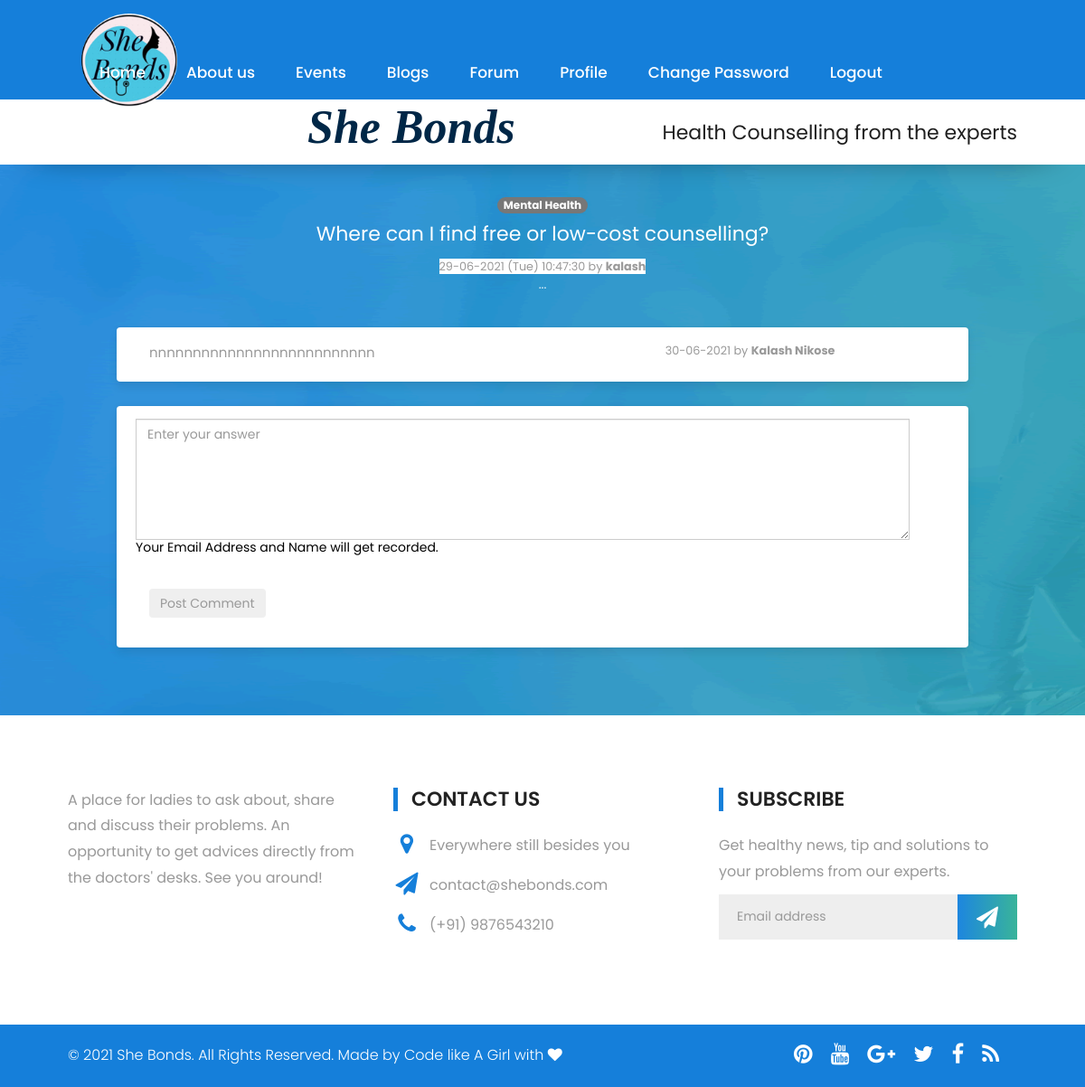
The page /Final_Version/katathon/post.php?id=4 (signed in) on the database its author committed.
### tables this page shows
CREATE TABLE `forum` (
  `id` int(11) NOT NULL,
  `question` varchar(1000) NOT NULL,
  `description` varchar(1000) NOT NULL,
  `author` varchar(1000) NOT NULL,
  `email` varchar(1000) NOT NULL,
  `topic` varchar(1000) NOT NULL,
  `time` varchar(1000) NOT NULL
);

CREATE TABLE `comments` (
  `serid` int(11) NOT NULL,
  `post_id` int(11) NOT NULL,
  `author` int(11) NOT NULL,
  `comment` varchar(2000) NOT NULL,
  `time` varchar(1000) NOT NULL
);

CREATE TABLE `user_details` (
  `UserNo` int(10) NOT NULL,
  `UserID` varchar(10) NOT NULL,
  `UserFullName` varchar(80) NOT NULL,
  `UserPassword` varchar(12) NOT NULL,
  `UserType` varchar(11) NOT NULL,
  `UserEmail` varchar(50) NOT NULL,
  `UserImage` longblob NOT NULL,
  `UserImageName` varchar(50) NOT NULL,
  `userphone` varchar(10) DEFAULT NULL,
  `userdob` date DEFAULT NULL,
  `userage` int(2) DEFAULT NULL,
  `Speciality` varchar(100) NOT NULL
);

### Final_Version/katathon/post.php (the view, shortened to what this page needs)
<?php
  include 'session.php';
?>
<!DOCTYPE html>
<html lang="en">
   <link rel="stylesheet" href="css/bootstrap.min.css">
   <link rel="stylesheet" href="style.css">
   <link rel="stylesheet" href="css/colors.css">
   <link rel="stylesheet" href="css/versions.css">
   <link rel="stylesheet" href="css/responsive.css">
   <link rel="stylesheet" href="css/custom.css">
   </head>
   <body class="clinic_version">
      <div id="service" class="services wow fadeIn">
         <div class="container">
           <div class="heading">
               <h2>Post Your Question Here </h2>
            </div>
            <div class="row">
                  <div class="container">
     <?php
         $con = mysqli_connect("localhost","root","");
        mysqli_select_db($con,"forum");
        $q = $_GET['id'];
        $insert_query = "select * from forum where id=$q";
        $res=mysqli_query($con, $insert_query);
           $arr=mysqli_fetch_array($res);
        $qq=$arr['question'];
        $dd=$arr['description'];
        $aa=$arr['author'];
        $cc=$arr['topic'];
        $tt=$arr['time'];
            ?>
            <div class="conti">
            <h3><span class="badge badge-light" style="color: white;"><?php echo $cc; ?></span></h3>
            <div class="list-group">
                <div class="d-flex w-100 justify-content-between">
                    <h2 class="display-4" style="color: white;"> <?php echo $qq ?></h2>
                        <small style="background-color: white;"><?php echo $tt ; ?> by <b><?php echo $aa; ?></b></small>
                </div>
                <h5><p style="color: white;" class="mb-1"><?php echo $dd ; ?></p></h5>
            </div>
            </div>
            <?php
    $insert_query1 = "select * from comments where post_id=$q";
        $res1=mysqli_query($con, $insert_query1);
        if(mysqli_num_rows($res1)>0){
           while($row1=mysqli_fetch_assoc($res1)){
             $selectFuser="select * from user_details where UserNo=$row1[author]";
              $resUser=mysqli_query($con, $selectFuser);
              $rowUser=mysqli_fetch_assoc($resUser);
            echo "<div class=\"card bg-light border-secondary\">
            <div class=\"card-body\">
            <div class=\"row no-gutters\">
            <div class=\"col-12 col-sm-6 col-md-8\">$row1[comment]</div>
            <div class=\"col-6 col-md-4\"><small>$row1[time] by <b>$rowUser[UserFullName]</b></small></div>
            </div>
            </div>
            </div>";
           }
           }
        else{
            echo "<div class=\"container\"><center>No Comments posted</center></div>";
        }
        ?>
            <br>
            <div class="card bg-light border-dark"><div class="card-body">
            <form action="#" method="post">
            <div class="row">
                <div class="input-group col-md-12">
                <textarea class="form-control" rows="6" id="comment"  name="comment" placeholder="Enter your answer" aria-label="Recipient's username" aria-describedby="basic-addon2"></textarea>
                </div>
                <h5 style="color: black;">Your Email Address and Name will get recorded.</h5>
            </div>
            <br>
                <div class="input-group " >
                <button position="center" class="btn btn-outline-dark" type="submit" name="submit">Post Comment</button>
                </div>
            </form>
            </div></div>
    </div>
              </div>
         </div>
      </div>
 <footer id="footer" class="footer-area wow fadeIn">
      <div class="container">
         <div class="row">
            <div class="col-md-4">
               <div class="logo padding">
                  <p>A place for ladies to ask about, share and discuss their problems. An opportunity to get advices
                     directly from the doctors' desks. See you around!</p>
               </div>
            </div>
            <div class="col-md-4">
               <div class="footer-info padding">
                  <h3>CONTACT US</h3>
                  <p><i class="fa fa-map-marker" aria-hidden="true"></i> Everywhere still besides you</p>
                  <p><i class="fa fa-paper-plane" aria-hidden="true"></i> contact@shebonds.com</p>
                  <p><i class="fa fa-phone" aria-hidden="true"></i> (+91) 9876543210</p>
               </div>
            </div>
            <div class="col-md-4">
               <div class="subcriber-info">
                  <h3>SUBSCRIBE</h3>
                  <p>Get healthy news, tip and solutions to your problems from our experts.</p>
                  <div class="subcriber-box">
                     <form id="mc-form" class="mc-form">
                        <div class="newsletter-form">
                           <input type="email" autocomplete="off" id="mc-email" placeholder="Email address"
                              class="form-control" name="EMAIL">
                           <button class="mc-submit" type="submit"><i class="fa fa-paper-plane"></i></button>
                        </div>
                     </form>
                  </div>
               </div>
            </div>
         </div>
      </div>
   </footer>
   <div class="copyright-area wow fadeIn">
      <div class="container">
         <div class="row">
            <div class="col-md-8">
               <div class="footer-text">
                  <p>© 2021 She Bonds. All Rights Reserved. Made by Code like A Girl with <i class="fa fa-heart"
                        aria-hidden="true"></i></p>
               </div>
            </div>
            <div class="col-md-4">
               <div class="social">
                  <ul class="social-links">
                     <li><a href=""><i class="fa fa-rss"></i></a></li>
                     <li><a href=""><i class="fa fa-facebook"></i></a></li>
                     <li><a href=""><i class="fa fa-twitter"></i></a></li>
                     <li><a href=""><i class="fa fa-google-plus"></i></a></li>
                     <li><a href=""><i class="fa fa-youtube"></i></a></li>
                     <li><a href=""><i class="fa fa-pinterest"></i></a></li>
                  </ul>
               </div>
            </div>
         </div>
      </div>
   </div>
</body>
</html>

### Final_Version/katathon/style.css (style rules this page uses)
body { color: #999; font-size: 15px; font-family: 'Source Sans Pro', sans-serif; line-height: 1.80857; }
a { color: #1f1f1f; text-decoration: none !important; outline: none !important; -webkit-transition: all .3s ease-in-out; -moz-transition: all .3s ease-in-out; -ms-transition: all .3s ease-in-out; -o-transition: all .3s ease-in-out; transition: all .3s ease-in-out; }
h1, h2, h3, h4, h5, h6 { letter-spacing: 0; font-weight: normal; position: relative; padding: 0 0 10px 0; font-weight: normal; line-height: 120% !important; color: #1f1f1f; margin: 0 }
h2 { font-size: 22px }
h3 { font-size: 18px }
h5 { font-size: 14px }
a { color: #1f1f1f; text-decoration: none; outline: none; }
a, .btn { text-decoration: none !important; outline: none !important; -webkit-transition: all .3s ease-in-out; -moz-transition: all .3s ease-in-out; -ms-transition: all .3s ease-in-out; -o-transition: all .3s ease-in-out; transition: all .3s ease-in-out; }
.btn { border: 0 !important; }

### Final_Version/katathon/css/versions.css (style rules this page uses)
body.clinic_version { font-family: 'Roboto', sans-serif; }

### Final_Version/katathon/css/responsive.css (style rules this page uses)
@media (max-width: 1200px) { .container { width: 90%; } }

### Final_Version/katathon/css/custom.css (style rules this page uses)
* { font-family: 'Poppins', sans-serif; }
h1,h2,h3,h4,h5,h6 { font-family: 'Poppins', sans-serif; }
p { font-family: 'Poppins', sans-serif; font-size: 16px; font-weight: 300; }
.heading { text-align: center; float: left; width: 100%; margin: 0 0 50px 0; }
.heading h2 { font-size: 35px; text-transform: none; font-weight: 400; letter-spacing: -1px; color: #333; margin: 5px 0; padding: 0; position: relative; }
.heading h2::after { width: 50px; height: 4px; background: #39b49b; content: ""; display: block; margin: 10px auto 0; }
.services { width: 100%; background: linear-gradient(to right, #1d86df 0%, #39b49a 100%); padding: 75px 0; }
.services { width: 100%; background: url('../images/service-bg.png'); padding: 75px 0; background-size: cover; background-attachment: fixed; background-repeat: no-repeat; float:left; width:100%; }
.footer-info h3 { font-size: 16px; font-weight: 400; color: #fff; }
.footer-area { background: #fff; padding: 80px 0px; color: #fff; font-size: 14px; float: left; width: 100%; }
.footer-area p { color: #999; font-size: 16px; font-weight: 400; }
.footer-info { float: left; width: 100%; margin: 0; padding: 0; position: relative; }
.footer-info h3, .subcriber-info h3 { color: #222; font-size: 22px; font-weight: 600; border-left: solid #157fda 5px; padding: 0 0 0 15px; margin-bottom: 24px; }
.copyright-area { padding: 20px 0px; background: #157fda; color: #fff; float:left; width:100%; }
.footer-text p { margin: 0; }
.footer-text p { margin: 0; color: #fff; }
.social-links li a i { color: #fff; font-size: 24px; margin-right: 20px; }
.footer-info i { position: absolute; left: 0; font-size: 25px; width: 30px; text-align: center; color: #157fda; }
.footer-info p { padding-left: 40px; margin-bottom: 15px; }
.social-links { padding: 0; list-style: none; float: left; width: 100%; margin:0; }
.social-links { float:left; }
.social-links li { float: right; margin: 0; }
.footer-info p { padding-left: 40px; }
.newsletter-form input { height: 50px; width: 80%; padding: 5px 20px; background: #eee; float: left; border-radius: 0; border: none; box-shadow: none; }
.newsletter-form .mc-submit { height: 50px; width: 20%; font-weight: bold; color: #fff; background: linear-gradient(to right, #1d86df 0%, #39b49a 100%); border: none; font-size: 24px; position: relative; float: left; text-align: center; }

### Final_Version/katathon/post.php (style rules this page uses)
.card { border-radius: 4px; background: #fff; box-shadow: 0 6px 10px rgba(0,0,0,.08), 0 0 6px rgba(0,0,0,.05); transition: .3s transform cubic-bezier(.155,1.105,.295,1.12),.3s box-shadow,.3s -webkit-transform cubic-bezier(.155,1.105,.295,1.12); padding: 14px 80px 18px 36px; cursor: pointer; }
.conti { text-align: center; }

### rows shown on the page
forum: topic "Mental Health", question "Where can I find free or low-cost counselling?", time "29-06-2021 (Tue) 10:47:30", author "kalash", description "..."
comments: comment "nnnnnnnnnnnnnnnnnnnnnnnnnn", time "30-06-2021", user_details.UserFullName "Kalash Nikose"
